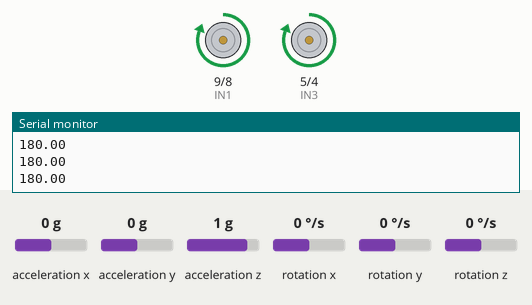
A sketch run on a simulated Arduino Uno, built with avr-gcc and run on an emulated ATmega328P. Parts: motor-driver pin pairs drawn as motors (green arrow = first pin HIGH = forward, orange = second pin HIGH = backward, longer = more drive, scaled by the enable pin), the last lines printed to the serial monitor. The inputs (shaded band) are chosen by the test bench; at power-on: acceleration y 0 g, acceleration x 0 g, acceleration z 1 g, rotation x 0 °/s, rotation y 0 °/s, rotation z 0 °/s.

Above: at 2.2 s.
2.3 s: acceleration y set to -1.4 g
At 3.3 s:
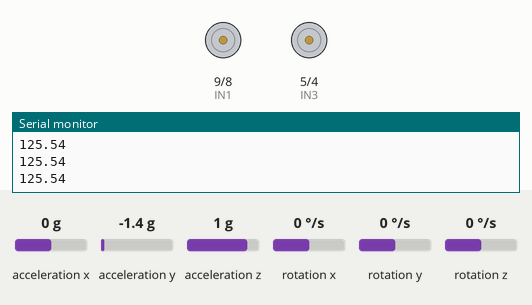
3.8 s: acceleration y set to -0.7 g
5.3 s: acceleration y set to -0.4 g
At 5.7 s:
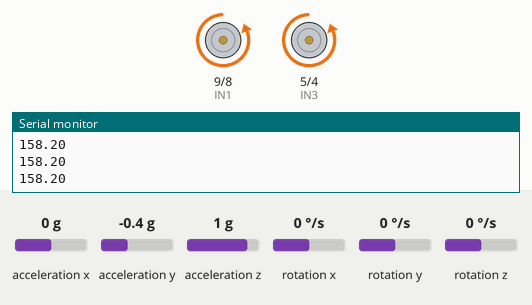
6.8 s: acceleration y set to 0.1 g
8.9 s: acceleration y set to -0.1 g
At 9.05 s:
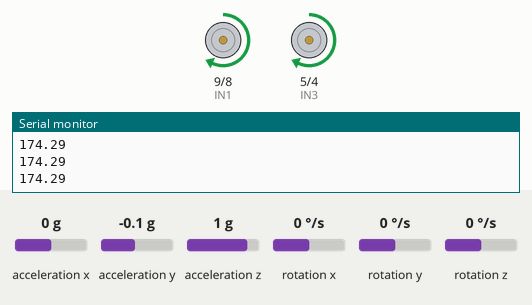
Timing chart, 0 to 11.9 s (numbered marks = the images above; inputs shaded):
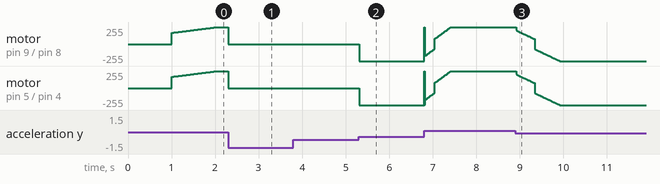

The sketch:

manual.ino
```cpp
#include <MPU6050_light.h>
#include <Wire.h>

MPU6050 mpu(Wire);

#define ENA 10
#define IN1 9
#define IN2 8
#define ENB 6
#define IN3 5
#define IN4 4
#define MIN_SPEED 75

double setpoint = 178.8;
double Kp = 13.2;//13.2
double Ki = 97.8;//97.8
double Kd = 0.2;//0.33

double input, output;
double error, lastError = 0;
double P, I = 0, D;
unsigned long lastTime = 0;

void setup() {
    Serial.begin(115200);
    Wire.begin();

    pinMode(ENA, OUTPUT);
    pinMode(IN1, OUTPUT);
    pinMode(IN2, OUTPUT);
    pinMode(ENB, OUTPUT);
    pinMode(IN3, OUTPUT);
    pinMode(IN4, OUTPUT);
    stopMotors();

    byte status = mpu.begin();
    if (status != 0) {
        Serial.print("X فشل MPU: ");
        Serial.println(status);
        while (true);
    }

    Serial.println("معايرة... لا تحرك الروبوت");
    mpu.calcOffsets();
    Serial.println("OK جاهز");
}

void loop() {
    // ── 1 استقبال أوامر MATLAB ──
    if (Serial.available() > 0) {
        String msg = Serial.readStringUntil('\n');
        msg.trim();
        char type = msg[0];
        double val = msg.substring(1).toDouble();
        if      (type == 'P') { Kp = val; Serial.print("Kp="); Serial.println(Kp); }
        else if (type == 'I') { Ki = val; Serial.print("Ki="); Serial.println(Ki); }
        else if (type == 'D') { Kd = val; Serial.print("Kd="); Serial.println(Kd); }
        else if (type == 'S') { setpoint = val; Serial.print("SP="); Serial.println(setpoint); }
    }

    // ── 2 قراءة الزاوية ──
    mpu.update();
    input = mpu.getAngleX() + 180;

    // ── 3 حساب PID ──
    unsigned long now = millis();
    double dt = (now - lastTime) / 1000.0;
    if (dt <= 0) dt = 0.001;
    lastTime = now;

    error = setpoint - input;

    // منطقة خاملة
    if (abs(error) < 0.5) {
        error = 0;
        I = 0;
    }

    P  = Kp * error;
    I += Ki * error * dt;
    I  = constrain(I, -255, 255);
    D  = Kd * (error - lastError) / dt;

    output = P + I + D;
    output = constrain(output, -255, 255);
    lastError = error;

    // ── 4 تحريك المحركات ──
    if (input > 150 && input < 210) {
        if      (output > 0) forward(output);
        else if (output < 0) backward(output);
        else                 stopMotors();
    } else {
        stopMotors();
    }

    // ── 5 إرسال لـ MATLAB ──
    Serial.println(input, 2);

    delay(10);
}

void forward(double spd) {
    int s = map(abs(spd), 0, 255, MIN_SPEED, 255);
    s = constrain(s, MIN_SPEED, 255);
    analogWrite(ENA, s);
    analogWrite(ENB, s);
    digitalWrite(IN1, LOW);
    digitalWrite(IN2, HIGH);
    digitalWrite(IN3, LOW);
    digitalWrite(IN4, HIGH);
}

void backward(double spd) {
    int s = map(abs(spd), 0, 255, MIN_SPEED, 255);
    s = constrain(s, MIN_SPEED, 255);
    analogWrite(ENA, s);
    analogWrite(ENB, s);
    digitalWrite(IN1, HIGH);
    digitalWrite(IN2, LOW);
    digitalWrite(IN3, HIGH);
    digitalWrite(IN4, LOW);
}

void stopMotors() {
    analogWrite(ENA, 0);
    analogWrite(ENB, 0);
    digitalWrite(IN1, LOW);
    digitalWrite(IN2, LOW);
    digitalWrite(IN3, LOW);
    digitalWrite(IN4, LOW);
}
```

Measured:
- the behaviour switches between -0.6 and -0.5 g on acceleration y (found by bisection; images 1 and 2)
- after the input at 2.3 s, motor on pin 9 (IN1) / pin 8 (IN2), motor on pin 5 (IN3) / pin 4 (IN4): forward 255/255 → stopped at once
- after the input at 5.3 s, motor on pin 9 (IN1) / pin 8 (IN2), motor on pin 5 (IN3) / pin 4 (IN4): stopped → backward 255/255 at once
- after the input at 8.9 s, motor on pin 9 (IN1) / pin 8 (IN2), motor on pin 5 (IN3) / pin 4 (IN4): moves from forward 255/255 to backward 255/255 over 1.0 s, starting at once
